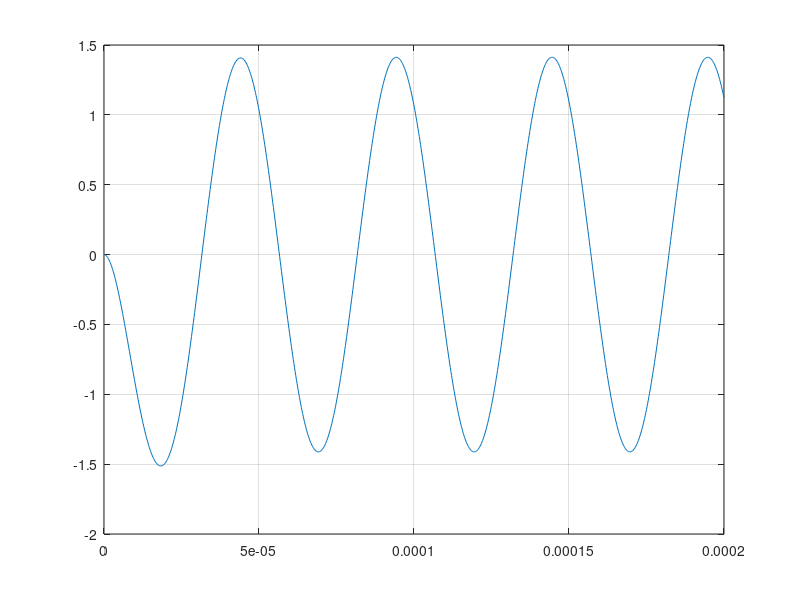

The MATLAB script that drew this image:
%%
clear all;
close all;
clc;

Rf = 8.1e3;
Ri = 8.06e3;
C = 1e-9;
wo = 1/(Rf*C);
k = Rf/Ri;
num = -k*wo;
den = [1 wo];
sys = tf(num,den);

                                   % Define LTI System
t = linspace(0, 2*1e-4, 1000);                         % Time Vector
u = 2*sin(2*pi*19.9e3*t);                                     % Forcing Function
y = lsim(sys, u, t);                                % Calculate System Response
figure(1)
plot(t, y)
grid